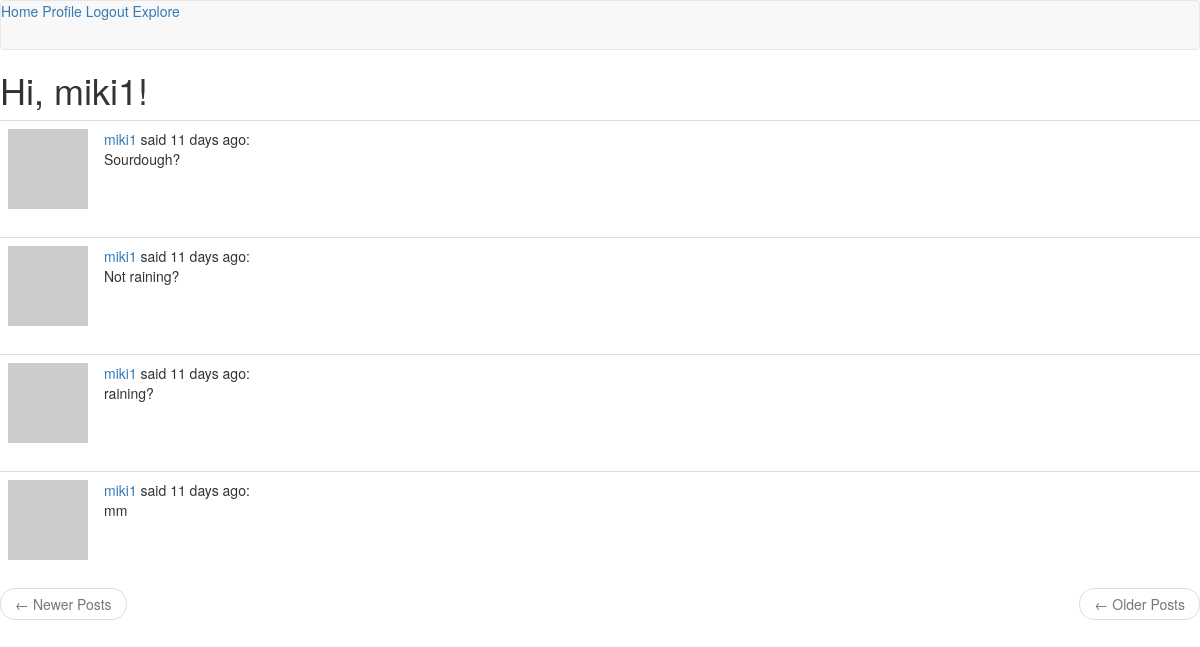
Screenshot of /explore (signed in) with the database file from the repository.
### app/models.py (models this page shows, shortened)
class User(UserMixin, db.Model):
	id = db.Column(db.Integer, primary_key=True)
	username = db.Column(db.String(64), index=True, unique=True)
	email = db.Column(db.String(120), index=True, unique=True)
	password_hash = db.Column(db.String(128))
	posts = db.relationship('Post', backref='author', lazy='dynamic')
	about_me = db.Column(db.String(140))
	last_seen = db.Column(db.DateTime, default=datetime.utcnow)
	followed = db.relationship(
			'User', secondary=followers,
			primaryjoin=(followers.c.follower_id == id),
			secondaryjoin=(followers.c.followed_id == id),
			backref=db.backref('followers', lazy='dynamic')
			, lazy='dynamic'
		)
	def avatar(self, size):
		digest = md5(self.email.lower().encode('utf-8')).hexdigest()
		return 'https://www.gravatar.com/avatar/{}?d=identicon&s={}'.format(
            digest, size)

class Post(db.Model):
	id = db.Column(db.Integer, primary_key=True)
	body = db.Column(db.String(140))
	timestamp = db.Column(db.DateTime, index=True, default=datetime.utcnow)
	user_id = db.Column(db.Integer, db.ForeignKey('user.id'))

### app/routes.py (the view)
@app.route('/explore')
@login_required
def explore():
	page = request.args.get('page', 1, type=int)
	posts = Post.query.order_by(Post.timestamp.desc()).paginate(
		page, app.config['POSTS_PER_PAGE'], False)
	next_url = url_for('index', page=posts.next_num) \
		if posts.has_next else None
	prev_url = url_for('index', page=posts.prev_num) \
		if posts.has_prev else None
	return render_template('index.html', title='Explore', posts=posts.items, next_url=next_url, prev_url=prev_url)

### app/models.py (called while the page is built)
@login.user_loader
def load_user(id):
	return User.query.get(int(id))

### app/routes.py (called while the page is built)
@app.before_request
def before_request():
	if current_user.is_authenticated:
		current_user.last_seen = datetime.utcnow()
		db.session.commit()

### app/templates/index.html (shortened to what this page needs)
{% extends "base.html" %}
{% import 'bootstrap/wtf.html' as wtf %}
{% block content %}
  <h1>Hi, {{ current_user.username }}!</h1>
  {% for post in posts %}
    {% include '_post.html' %}
  {% endfor %}
  <nav aria-label='...'>
    <ul class='pager'>
      <li class='previous{% if not prev_url %} disabled{% endif %}'>
        <a href="url_for({{ prev_url or '#'}})">
          <span aria-hidden='true'>&larr;</span> Newer Posts
        </a>
      </li>
      <li class='next{% if not new_url %} disabled{% endif %}'>
        <a href="url_for({{ new_url or '#' }})">
          <span aria-hidden='true'>&larr;</span> Older Posts
        </a>
      </li>
    </ul>
  </nav>
{% endblock %}

### app/templates/_post.html
<table class='table table-hover'>
	<tr>
		<td width='70px'>
		  <a href="{{ url_for('user', username=post.author.username) }}">
		    <img src="{{ post.author.avatar(36) }}">
		   </a>
		 </td>
		<td>
		  <a href="{{ url_for('user', username=post.author.username) }}">
		  	{{ post.author.username }}
		  </a>
		  said {{ moment(post.timestamp).fromNow() }}:<br>{{ post.body }}
		</td>
	</tr>
</table>

### rows the page displays
User: username "miki1"
Post: author.username "miki1", timestamp "11 days ago", body "Sourdough?"
Post: author.username "miki1", timestamp "11 days ago", body "Not raining?"
Post: author.username "miki1", timestamp "11 days ago", body "raining?"
Post: author.username "miki1", timestamp "11 days ago", body "mm"
